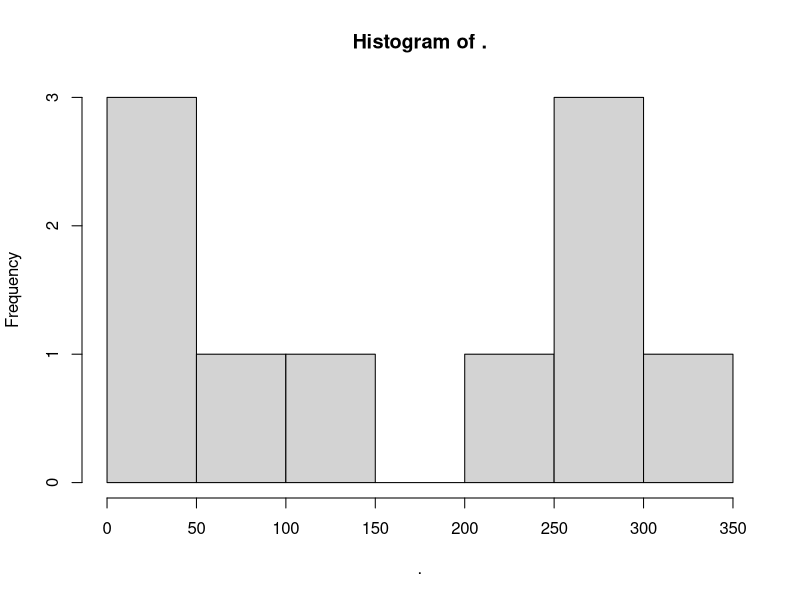
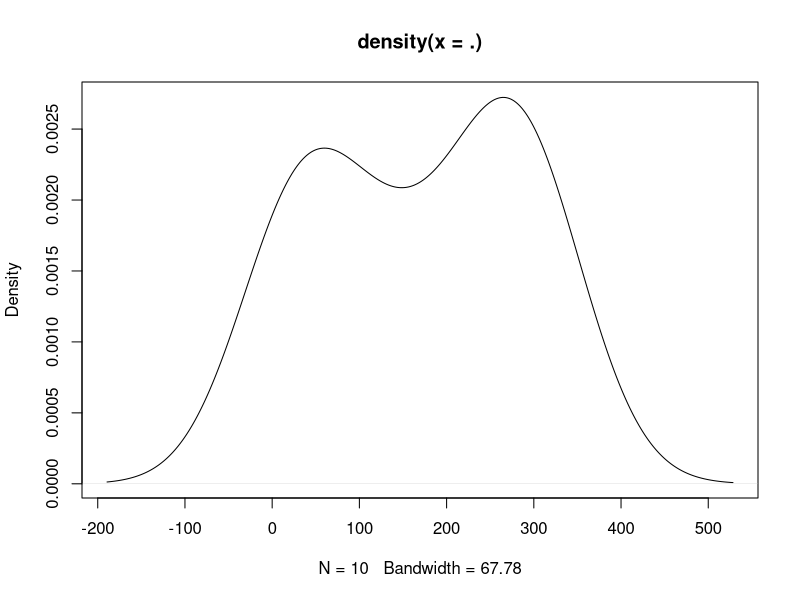
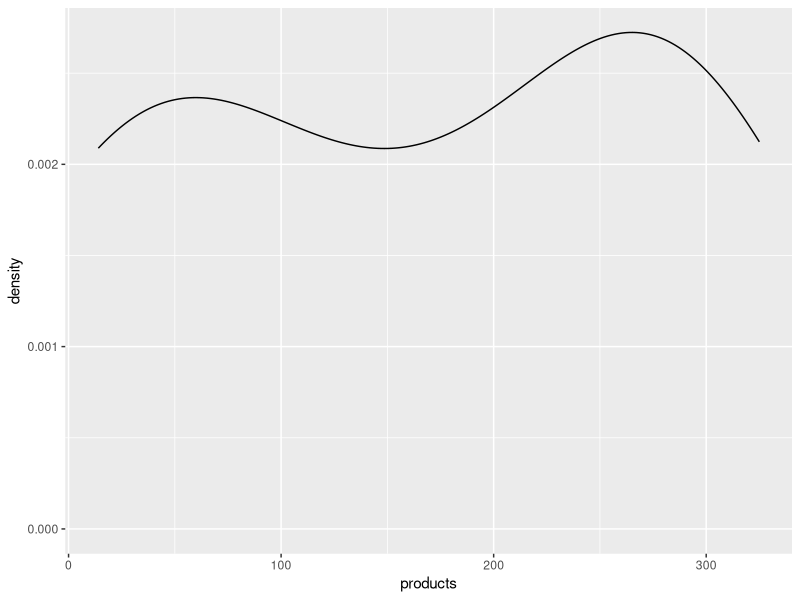
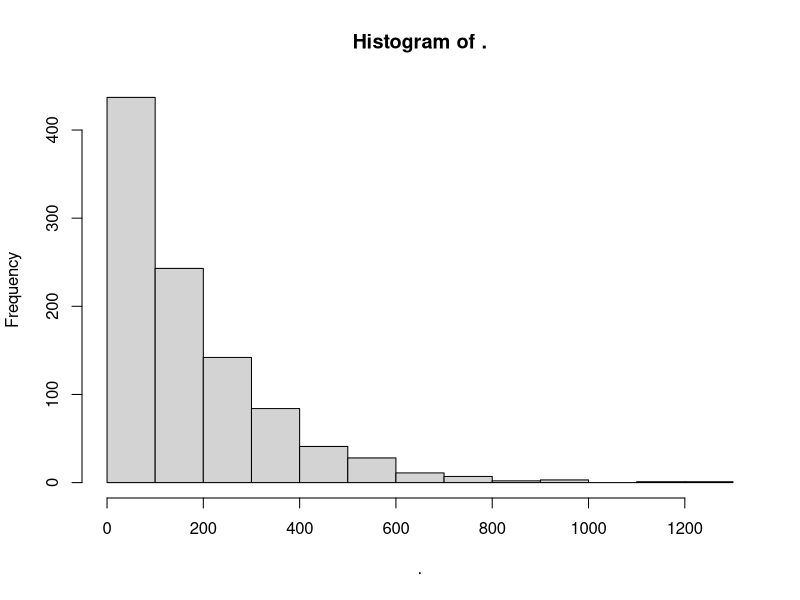
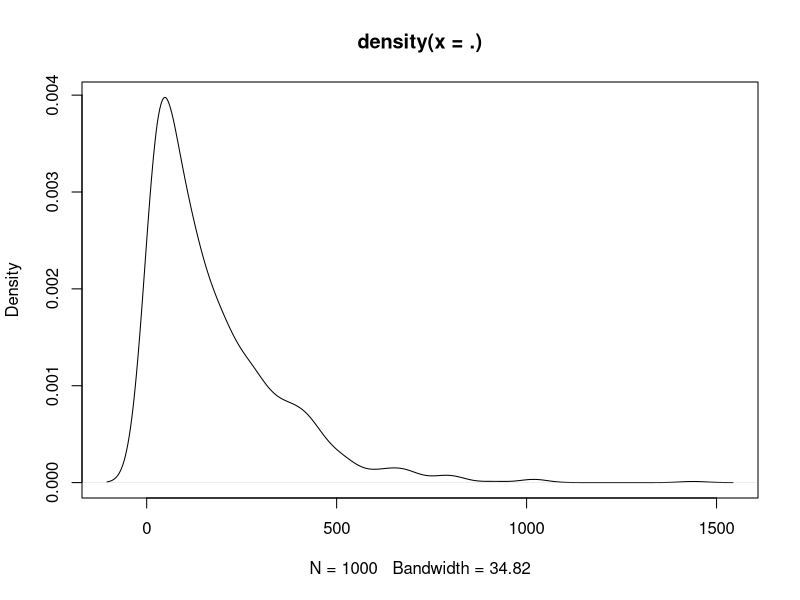
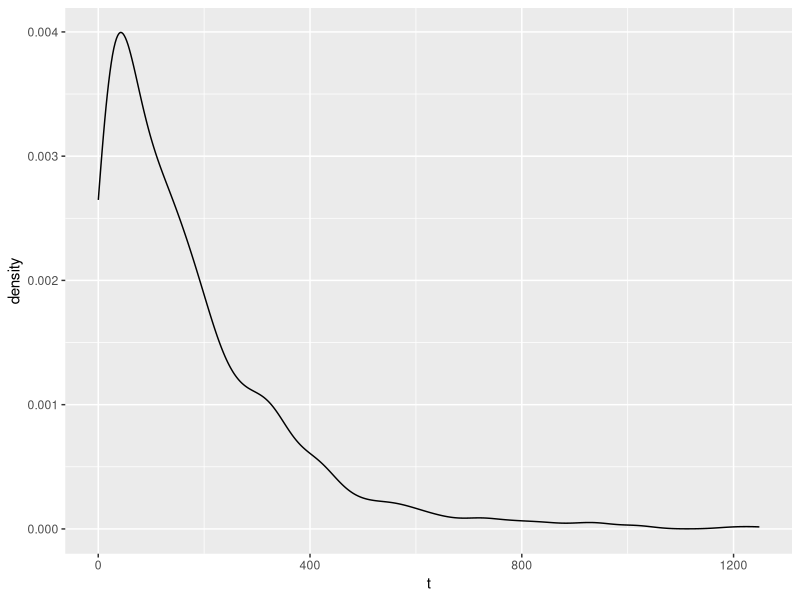
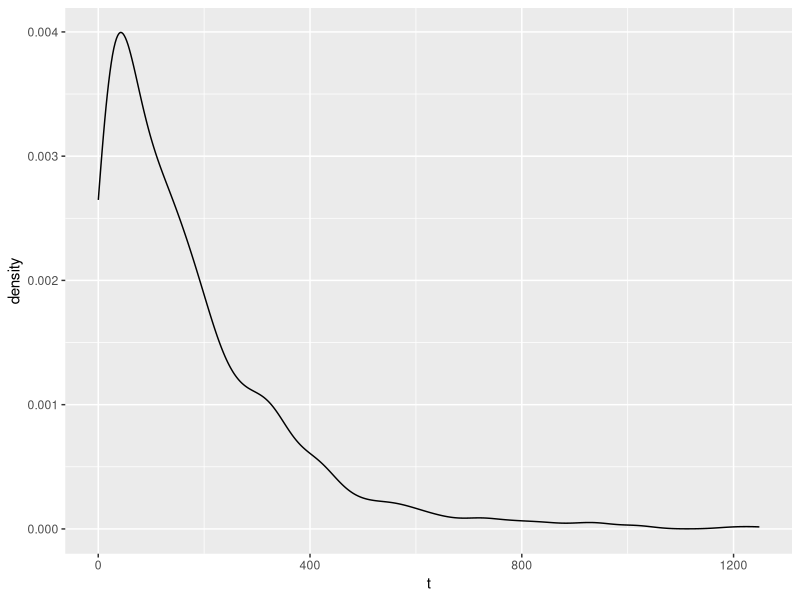
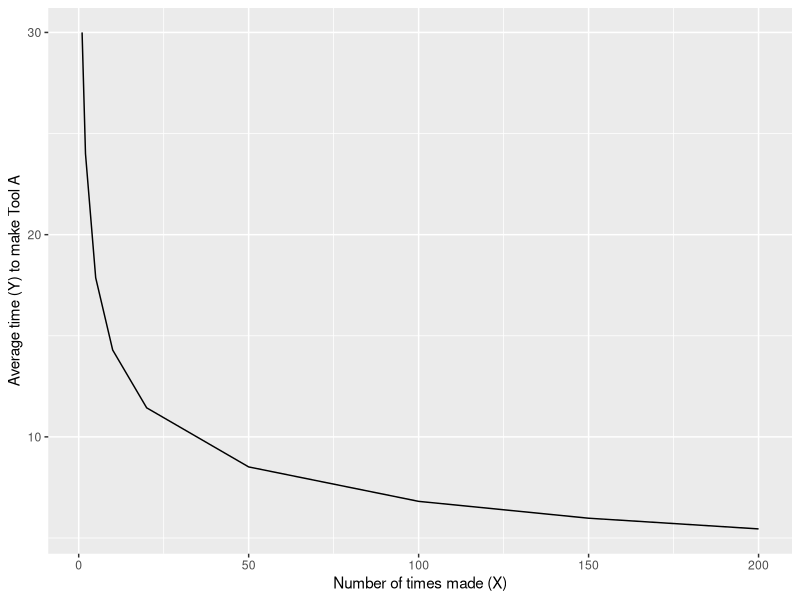

Reproduce these figures in R, in order.
# Script: 33_evaluation_metric_design.R
# Original: tutorial_evaluation_4.R
# Topic: Metric design exercises
# Section: Evaluation
# Developed by: Timothy Fraser, PhD
# tutorial_evaluation_4.R

# Load necessary libraries
library(dplyr)
library(ggplot2)

# 1. Reliability
# Let's learn some key terms.

# Lifespan Distribution: distribution (PDF) for a vector of product lifespans.
# Reflects the probability that a product failed after X hours or years
# Eg. Here's a vector of 10 items' lifespans, in hours.
products = c(24, 273, 41, 282, 14, 210, 325, 276, 96, 149)

products %>% hist()

products %>% density() %>% plot()

ggplot() +
  geom_density(data = tibble(products), mapping = aes(x = products))


# Mean Time to Failure: the mean of a lifespan distribution.
# Describes the average hours to failure per unit.
# Eg. let's get the MTTF for our products' life distribution.
mu = mean(products)

mu

# Failure Rate (Lambda): inverse of mean time to failure.
# Describes the average number of times a product fails per time-step (eg. per hour).
# Eg. let's get the Failure Rate for our products' life distribution.
lambda = 1 / mean(products)
lambda


# Exponential Distribution: a common form for lifespan distributions,
# characterized by one parameter, lambda.
# Note: MATLAB wants instead the mean time to failure (MTTF) for its exponential functions,
# but if you have lambda, you can get the MTTF.
# Eg. what's the cumulative probability of a product failing 
# at or before 100 hours, given an Exp. Distr. with MTTF mu?
pexp(100, rate = 1/mu)

# F(t) = 1 - exp(-lambda * t)
# F(t) = 1 - e^(-lambda*t)

# Probability of Failure F(t): cumulative probability of failure by time t.
# expcdf() will give you F(t) in an exponential distribution.
# Probability of Reliability/Survival R(t): cumulative probability it DOESN'T fail by time t.
# For example, R(t = 100) = 1 - expcdf(100, mu).
# Eg. what's the cumulative probability of product survives for 100 hours,
# given an Exp. Distr. with MTTF mu?
1 - pexp(100, rate = 1/mu)


# HOW TO VISUALIZE?

# Take a random sample!
rexp(n = 1000, rate = 1 / mu) %>% hist()

rexp(n = 1000, rate = 1 / mu) %>% density() %>% plot()

data = tibble(t = rexp(n = 1000, rate = 1 / mu))
ggplot() +
  geom_density(data = data, mapping = aes(x = t))

ggplot() +
  geom_density(data = data, mapping = aes(x = t))


# 2. System Reliability
# Series System: a system that requires each successive component to work. (Like a chain of dominos.)
# eg. [ A --> B --> C ]
# Series System Reliability: Chance all components survive. Written: R_s(t) = R_a(t) x R_b(t) x R_c(t).

# Suppose at time t = 100 hours...
r_a = 0.88
r_b = 0.99
r_c = 0.95
# 82% chance that the whole system stays reliable for 100 hours
r_a * r_b * r_c



# My coffee shop's system has 3 serially-connected components:
# A = coffee maker (MTTF = 500 hours)
# B = bean grinder (MTTF = 5000 hours)
# C = dishwasher   (MTTF = 1000 hours) 
# What's the probability the system survives 100 hours?
t <- 100

# Reliability of A (coffee maker) by time t
# R_a(t) = 1 - F_a(t)
r_a <- 1 - pexp(t, rate = 1/500)

# Reliability of B (bean grinder) by time t
r_b <- 1 - pexp(t, rate = 1/5000)

# Reliability of C (dishwasher) by time t
r_c <- 1 - pexp(t, rate = 1/1000)

# Reliability of System by time t = 100
r_s <- r_a * r_b * r_c
r_s

# Parallel System: a system that requires just 1 of multiple components to function. eg. [A1 or A2 or A3]
# Parallel System Reliability: Chance 1 of the components survives = 1 - probability ALL components fail. 
# Written: R_s(t) = 1 - ( F_a1(t) x F_a2(t) x F_a3(t) )

# Suppose we buy 3 coffee makers - as long as one works, we can maintain
# the system.
r_a1 <- r_a
r_a2 <- r_a
r_a3 <- r_a

# Let's find chance at least 1 remains functional.
r_a_parallel <- 1 - prod(1 - c(r_a1, r_a2, r_a3))
r_a_parallel

# If series
r_a1 * r_a2 * r_a3

# System Reliability: Using combinations of parallel and series systems, compute the reliability of the overall system!

# We could compute the reliability of the overall system at time t like so!
overall_reliability <- r_a_parallel * r_b * r_c
overall_reliability

# 3. Learning Curves
# We might also want to estimate the learning curve involved in certain decisions. 
# For example, suppose we have Decision X, 
# the choice to make and use tool A instead of tool B. 
# Decision X is costly to our time at first, 
# but over time, we are expected to get better at making tool A.
# Suppose Tool A has an S = 80% learning curve.

# Learning Curve Formula: Y = aX^b
# suppose a 80% learning curve 
s <- 0.80

# means each time quantity doubles, you gain 20% in efficiency.
gains <- 1 - s

# Calculate the slope of the learning curve
b <- log(s) / log(2.00)

# If it takes 30 hours to make 
# tool A at the beginning...
a <- 30

# What happens if we make tool A many times?
x <- c(1, 2, 5, 10, 20, 50, 100, 150, 200)

# Our slope suggests that the average time to make Tool A becomes...
y <- a * x^b
y

# Let's plot that learning curve!
data = tibble(x, y)



ggplot() +
  geom_line(data = data, mapping = aes(x = x, y = y)) +
  labs(x = "Number of times made (X)", y = "Average time (Y) to make Tool A")


# TWO LEARNING CURVES!!!!!!!! #########################

data2 = bind_rows(
  tibble(
    a = 30,
    x = c(1, 2, 5, 10, 20, 50, 100, 150, 200),
    s = 0.80,
    y = a * x^ (log(s) / log(2.00))
  ),
  tibble(
    a = 30,
    x = c(1, 2, 5, 10, 20, 50, 100, 150, 200),
    s = 0.90,
    y = a * x^ (log(s) / log(2.00))
  )
)


ggplot() +
  geom_line(data = data2, 
            mapping = aes(
              x = x, y = y,
              group = s, color = s)) +
  labs(x = "Number of times made (X)",
       y = "Average time (Y) to make Tool A")

# 3 LEARNING CURVES!! #######################


data3 = tibble(s = c(0.80, 0.85, 0.90, 0.92, 0.97, 0.99)) %>%
  # For each s...
  group_by(s) %>%
  # Make this vector!
  reframe(
    a = 30,
    x = c(1, 2, 5, 10, 20, 50, 100, 150, 200),
    y = a * x^ (log(s) / log(2.00))    
  )

# View it!
data3

# Visualize it!
ggplot() +
  # Let's make color = factor(s)
  # That splits the colors into a discrete color scale
  geom_line(data = data3, 
            mapping = aes(
              x = x, y = y,
              group = s, color = factor(s) )) +
  labs(x = "Number of times made (X)",
       y = "Average time (Y) to make Tool A")


# Z. Done!
# Clear environment
rm(list = ls())




# Demonstrate that Success of the System is much lower than Success of the Components

cpu = 0.99
keys = 0.98
keys2 = 0.999999999999
display = 0.96
mouse = 0.95
# Reliability of your system is just 88%
cpu * keys * display * mouse

# Two keys = 86%
cpu * keys^2 * display * mouse

# All keys = 40% 
cpu * keys^40 * display * mouse

# All keys = 40% 
cpu * keys2^40 * display * mouse








